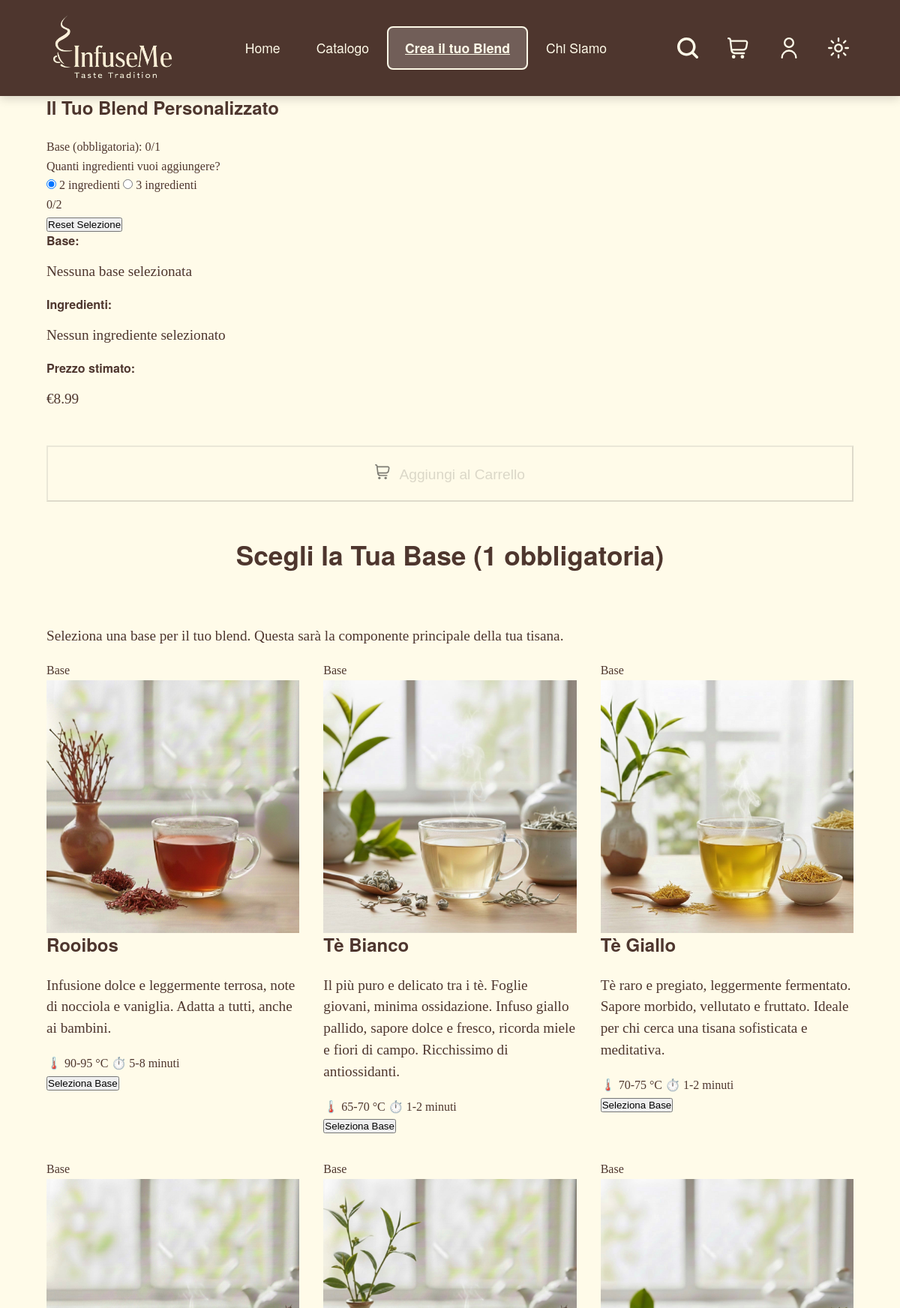
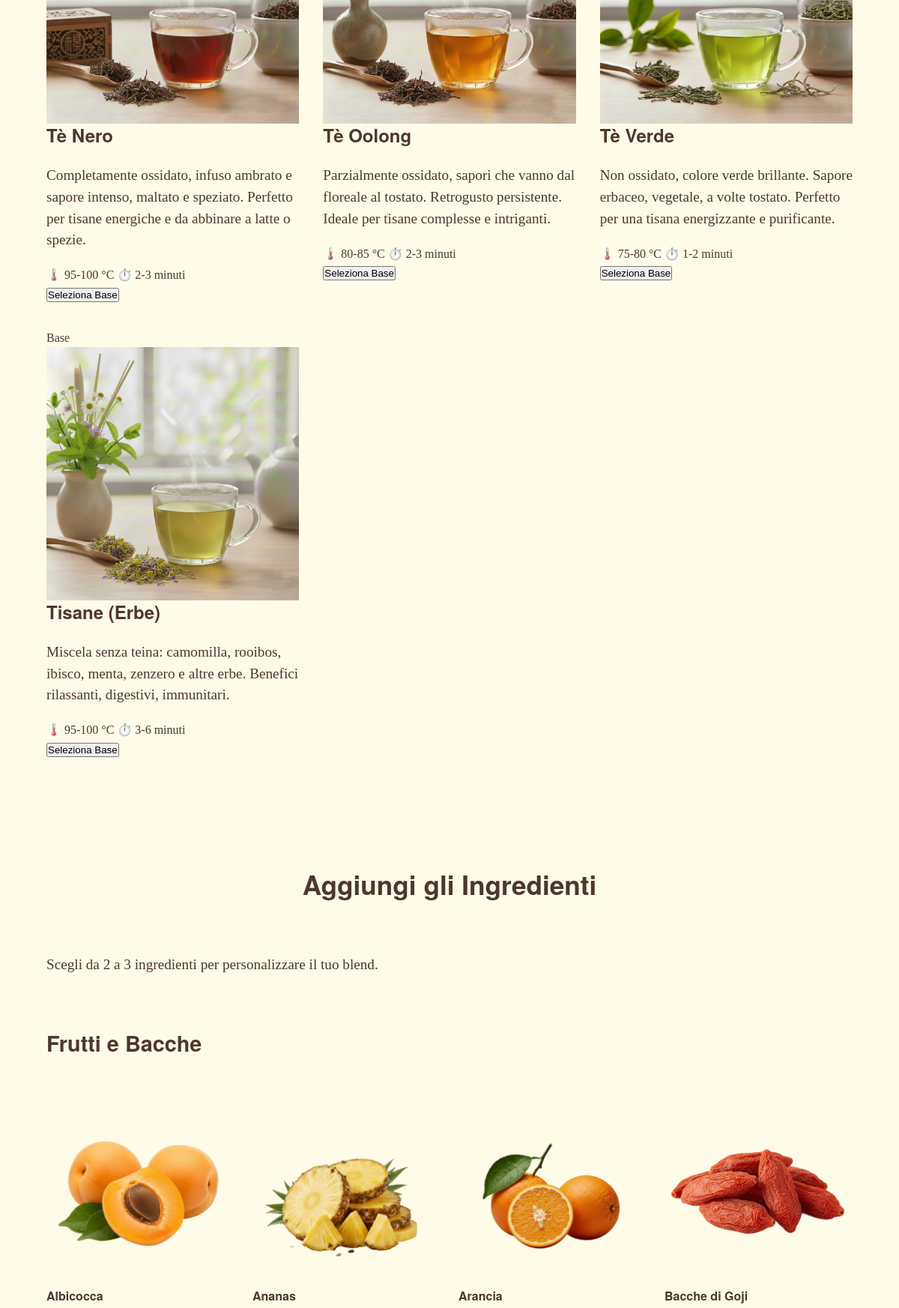
Page /src/creaBlend.php (upper part) on the committed database (2 pictures, top to bottom).
### tables this page shows
CREATE TABLE base (
    id_base INT UNSIGNED AUTO_INCREMENT PRIMARY KEY,
    nome VARCHAR(150) NOT NULL UNIQUE,
    descrizione TEXT NULL,
    img_path VARCHAR(255) NULL,
    temperatura_infusione VARCHAR(50) NOT NULL,
    tempo_infusione VARCHAR(50) NOT NULL
);

CREATE TABLE ingrediente (
    id_ingrediente INT UNSIGNED AUTO_INCREMENT PRIMARY KEY, 
    nome VARCHAR(150) NOT NULL UNIQUE,
    descrizione TEXT NULL,
    tipo ENUM('frutto', 'spezia', 'fiore', 'dolcificante', 'note') NOT NULL,
    img_path VARCHAR(255) NULL,
    disponibile INT UNSIGNED NOT NULL DEFAULT 100
);

### src/creaBlend.php (the view, shortened to what this page needs)
<?php
require_once 'php/connessione.php';
try {
    $sqlBasi = "SELECT * FROM base ORDER BY nome";
    $stmtBasi = $pdo->query($sqlBasi);
    $basi = $stmtBasi->fetchAll();
    $sqlIngredienti = "SELECT * FROM ingrediente ORDER BY tipo, nome";
    $stmtIngredienti = $pdo->query($sqlIngredienti);
    $ingredientiRaw = $stmtIngredienti->fetchAll();
    $ingredientiPerTipo = [];
    foreach ($ingredientiRaw as $ing) {
        $tipo = $ing['tipo'];
        if (!isset($ingredientiPerTipo[$tipo])) {
            $ingredientiPerTipo[$tipo] = [];
        }
        $ingredientiPerTipo[$tipo][] = $ing;
    }
} catch (PDOException $e) {
    error_log("Errore creaBlend.php: " . $e->getMessage());
    $basi = [];
    $ingredientiPerTipo = [];
}
?>
<!DOCTYPE html>
<html lang="it" xml:lang="it" xmlns="http://www.w3.org/1999/xhtml">
<head>
    <link rel="stylesheet" href="style.css" type="text/css"/>
</head>
<body>
    <header>
        <div class="header-container">
            <div class="logo">
                <img src="images/logo/logoChiaro.webp" alt="InfuseMe" class="logo-image logo-light">
            </div>
            <nav aria-label="Menu principale" role="navigation">
                <ul class="main-nav">
                    <li><a href="home.html"><span lang="en">Home</span></a></li>
                    <li><a href="catalogo.php" >Catalogo</a></li>
                    <li><a href="creaBlend.php" class="current-page" aria-current="page">Crea il tuo Blend</a></li>
                    <li><a href="chiSiamo.html">Chi Siamo</a></li>
                </ul>
            </nav>
            <div class="header-utilities">
                <button class="icon-button" aria-label="Cerca prodotti">
                </button>
                <a href="carrello.php" class="icon-button" aria-label="Vai al carrello">
                </a>
                <a href="paginaUtente.html" class="icon-button" aria-label="Accedi all'area personale">
                    <svg class="icon-svg" xmlns="http://www.w3.org/2000/svg" viewBox="0 0 24 24" aria-hidden="true">
                        <path d="M12,12A6,6,0,1,0,6,6,6.006,6.006,0,0,0,12,12ZM12,2A4,4,0,1,1,8,6,4,4,0,0,1,12,2Z"/>
                        <path d="M12,14a9.01,9.01,0,0,0-9,9,1,1,0,0,0,2,0,7,7,0,0,1,14,0,1,1,0,0,0,2,0A9.01,9.01,0,0,0,12,14Z"/>
                    </svg>
                </a>
                <button class="icon-button theme-toggle" aria-label="Cambia tema">
                </button>
            </div>
        </div>
    </header>
<body>
    <main id="main-content" role="main">
        <div class="container">
            <div class="riepilogo-blend-fisso" id="riepilogoFisso">
                <div class="riepilogo-header">
                    <h3>Il Tuo Blend Personalizzato</h3>
                    <div class="controlli-selezione">
                        <div class="controllo-base">
                            <span class="etichetta">Base (obbligatoria):</span>
                            <span class="contatore" id="contatore-base">0/1</span>
                        </div>
                        <div class="selettore-ingredienti">
                            <span class="etichetta">Quanti ingredienti vuoi aggiungere?</span>
                            <div class="radio-gruppo">
                                <label>
                                    <input type="radio" name="numIngredienti" value="2" id="radio-2" checked>
                                    <span class="radio-label">2 ingredienti</span>
                                </label>
                                <label>
                                    <input type="radio" name="numIngredienti" value="3" id="radio-3">
                                    <span class="radio-label">3 ingredienti</span>
                                </label>
                            </div>
                            <span class="contatore" id="contatore-ingredienti">0/2</span>
                        </div>
                        <button class="btn btn-primary btn-reset" id="btn-reset">
                            Reset Selezione
                        </button>
                    </div>
                </div>
                <div class="riepilogo-corpo">
                    <div class="base-selezionata" id="base-selezionata">
                        <h4>Base:</h4>
                        <p class="nessuna-selezione">Nessuna base selezionata</p>
                    </div>
                    <div class="ingredienti-selezionati" id="ingredienti-selezionati">
                        <h4>Ingredienti:</h4>
                        <p class="nessuna-selezione">Nessun ingrediente selezionato</p>
                    </div>
                    <div class="prezzo-totale" id="prezzo-totale">
                        <h4>Prezzo stimato:</h4>
                        <p class="prezzo">€<span id="importo-prezzo">8.99</span></p>
                    </div>
                    <button class="btn btn-primary btn-conferma-blend" id="btn-conferma" disabled>
                        Aggiungi al Carrello
                    </button>
                </div>
            </div>
            <section id="basi">
                <h2>Scegli la Tua Base (1 obbligatoria)</h2>
                <p class="descrizione-sezione">Seleziona una base per il tuo blend. Questa sarà la componente principale della tua tisana.</p>
                <div class="basi-grid">
                    <?php foreach ($basi as $base): ?>
                    <article class="base-card" data-id="<?php echo $base['id_base']; ?>"
                                           data-nome="<?php echo htmlspecialchars($base['nome']); ?>"
                                           data-prezzo="3.50"
                                           data-temperatura="<?php echo htmlspecialchars($base['temperatura_infusione']); ?>"
                                           data-tempo="<?php echo htmlspecialchars($base['tempo_infusione']); ?>">
                        <div class="badge-base">Base</div>
                        <img src="<?php echo $base['img_path'] ?? 'images/ingredienti/placeholder.webp'; ?>"
                             alt="<?php echo htmlspecialchars($base['nome']); ?>">
                        <h3><?php echo htmlspecialchars($base['nome']); ?></h3>
                        <?php if (!empty($base['descrizione'])): ?>
                        <p class="descrizione"><?php echo htmlspecialchars($base['descrizione']); ?></p>
                        <?php endif; ?>
                        <div class="info-infusione">
                            <span class="temp">🌡️ <?php echo htmlspecialchars($base['temperatura_infusione']); ?></span>
                            <span class="time">⏱️ <?php echo htmlspecialchars($base['tempo_infusione']); ?></span>
                        </div>
                        <button class="btn btn-seleziona-base" >
                            Seleziona Base
                        </button>
                    </article>
                    <?php endforeach; ?>
                </div>
            </section>
            <section id="ingredienti">
                <h2>Aggiungi gli Ingredienti</h2>
                <p class="descrizione-sezione">Scegli da 2 a 3 ingredienti per personalizzare il tuo blend.</p>
                <?php foreach ($ingredientiPerTipo as $tipo => $ingredienti):
                    $titoloTipo = '';
                    switch ($tipo) {
                        case 'frutto': $titoloTipo = 'Frutti e Bacche'; break;
                        case 'spezia': $titoloTipo = 'Spezie e Radici'; break;
                        case 'fiore': $titoloTipo = 'Fiori e Erbe'; break;
                        case 'dolcificante': $titoloTipo = 'Dolcificanti Naturali'; break;
                        case 'note': $titoloTipo = 'Note Particolari'; break;
                    }
                ?>
                <h3><?php echo $titoloTipo; ?></h3>
                <div class="ingredienti-grid">
                    <?php foreach ($ingredienti as $ing): ?>
                    <div class="ingrediente-card" data-id="<?php echo $ing['id_ingrediente']; ?>"
                                                 data-nome="<?php echo htmlspecialchars($ing['nome']); ?>"
                                                 data-tipo="<?php echo $ing['tipo']; ?>"
                                                 data-prezzo="1.50">
                        <img src="<?php echo $ing['img_path'] ?? 'images/ingredienti/placeholder.webp'; ?>"
                             alt="<?php echo htmlspecialchars($ing['nome']); ?>">
                        <h4><?php echo htmlspecialchars($ing['nome']); ?></h4>
                    </div>
                    <?php endforeach; ?>
                </div>
                <?php endforeach; ?>
            </section>
        </div>
    </main>
</body>
</html>

### rows in the picture
base: img_path+nome (picture), nome "Rooibos", descrizione "Infusione dolce e leggermente terrosa, note di nocciola e vaniglia. Adatta a tutti, anche ai bambini.", temperatura_infusione "90-95 °C", tempo_infusione "5-8 minuti"
base: img_path (picture), nome "Tè Bianco", descrizione "Il più puro e delicato tra i tè. Foglie giovani, minima ossidazione. Infuso giallo pallido, sapore dolce e fresco, ricorda miele e fiori di campo. Ricchissimo di antiossidanti.", temperatura_infusione "65-70 °C", tempo_infusione "1-2 minuti"
base: img_path (picture), nome "Tè Giallo", descrizione "Tè raro e pregiato, leggermente fermentato. Sapore morbido, vellutato e fruttato. Ideale per chi cerca una tisana sofisticata e meditativa.", temperatura_infusione "70-75 °C", tempo_infusione "1-2 minuti"
base: img_path (picture), nome "Tè Nero", descrizione "Completamente ossidato, infuso ambrato e sapore intenso, maltato e speziato. Perfetto per tisane energiche e da abbinare a latte o spezie.", temperatura_infusione "95-100 °C", tempo_infusione "2-3 minuti"
base: img_path (picture), nome "Tè Oolong", descrizione "Parzialmente ossidato, sapori che vanno dal floreale al tostato. Retrogusto persistente. Ideale per tisane complesse e intriganti.", temperatura_infusione "80-85 °C", tempo_infusione "2-3 minuti"
base: img_path (picture), nome "Tè Verde", descrizione "Non ossidato, colore verde brillante. Sapore erbaceo, vegetale, a volte tostato. Perfetto per una tisana energizzante e purificante.", temperatura_infusione "75-80 °C", tempo_infusione "1-2 minuti"
base: img_path (picture), nome "Tisane (Erbe)", descrizione "Miscela senza teina: camomilla, rooibos, ibisco, menta, zenzero e altre erbe. Benefici rilassanti, digestivi, immunitari.", temperatura_infusione "95-100 °C", tempo_infusione "3-6 minuti"
ingrediente: img_path (picture), nome "Albicocca"
ingrediente: img_path (picture), nome "Ananas"
ingrediente: img_path (picture), nome "Arancia"
ingrediente: img_path (picture), nome "Bacche di Goji"

### other values in the picture
$titoloTipo "Frutti e Bacche"
